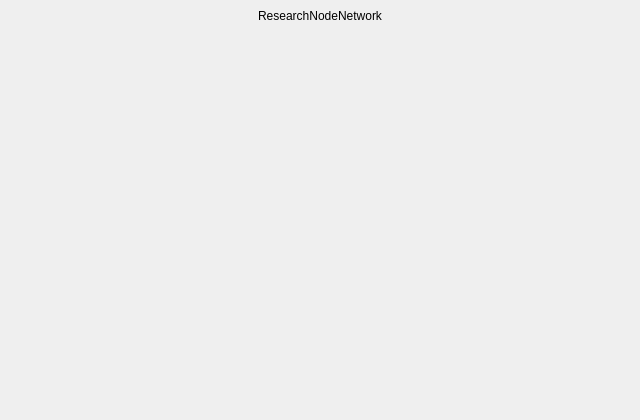
<?xml version="1.0" encoding="UTF-8"?>
<ui version="4.0">
 <class>MainWindow</class>
 <widget class="QMainWindow" name="MainWindow">
  <property name="geometry">
   <rect>
    <x>0</x>
    <y>0</y>
    <width>640</width>
    <height>420</height>
   </rect>
  </property>
  <property name="windowTitle">
   <string>ResearchNodeNetwork</string>
  </property>
  <widget class="QWidget" name="centralwidget">
   <layout class="QVBoxLayout" name="verticalLayout">
    <item>
     <widget class="QLabel" name="titleLabel">
      <property name="text">
       <string>ResearchNodeNetwork</string>
      </property>
      <property name="alignment">
       <set>Qt::AlignmentFlag::AlignCenter</set>
      </property>
     </widget>
    </item>
    <item>
     <spacer name="verticalSpacer">
      <property name="orientation">
       <enum>Qt::Orientation::Vertical</enum>
      </property>
      <property name="sizeHint" stdset="0">
       <size>
        <width>20</width>
        <height>40</height>
       </size>
      </property>
     </spacer>
    </item>
   </layout>
  </widget>
 </widget>
 <resources/>
 <connections/>
</ui>
